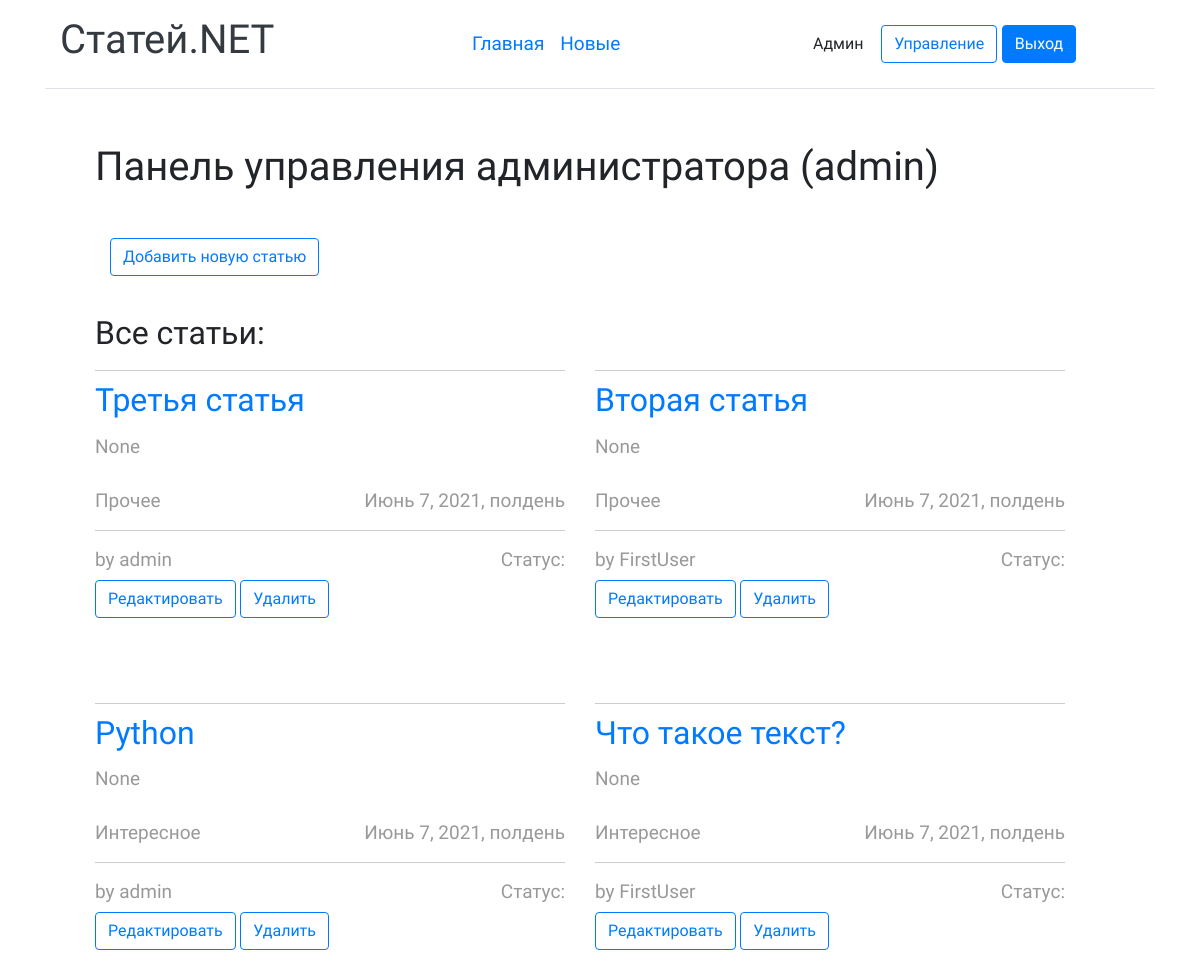
Before: /adminpanel/ (signed in) with the older database file.
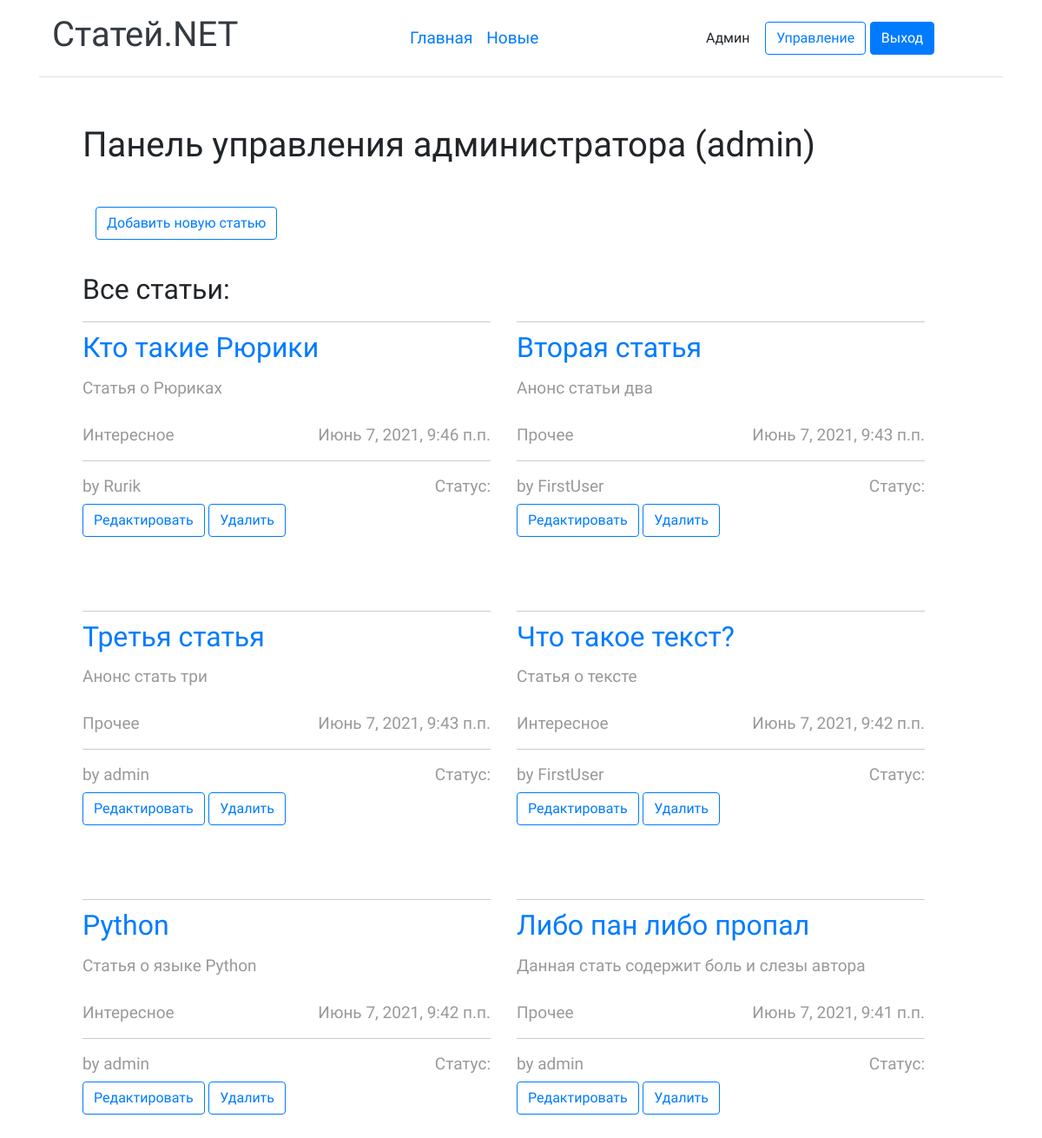
After: the same page with the newer database file.
### articles/models.py (models this page shows, shortened)
class Post(models.Model):
    id = models.AutoField(unique=True, primary_key=True)
    title = models.CharField('Заголовок статьи', max_length=64)
    author = models.ForeignKey(User, on_delete=models.CASCADE, null=True)
    announcement_post = models.CharField('Анонс статьи', max_length=255, null=True)
    text = models.TextField('Текст статьи')
    post_data = models.DateTimeField(auto_now=True)
    category = models.ForeignKey(Category, on_delete=models.CASCADE)
    status = models.ForeignKey(Status, on_delete=models.CASCADE, null=True, default=1)

class Category(models.Model):
    id = models.AutoField(unique=True, primary_key=True)
    name = models.CharField('Название котегории', max_length=64)
    def __str__(self):
        return self.name

### articles/views.py (the view)
# urls.py: path('adminpanel/', views.admin_article_page, name='adminpanel'),
def admin_article_page(request):
    context = {
        'all_posts': Post.objects.all().order_by('-post_data')
    }
    return render(request, "articles/admin_panel.html", context)

### articles/templates/articles/admin_panel.html (shortened to what this page needs)
{% extends 'base.html' %}
{% load static %}
{% block content %}
    {% if request.user.is_superuser %}
    <h1>Панель управления администратора ({{ request.user }})</h1><br>
          <div class="col-md-3 text-end">
            <button type="button" class="btn btn-outline-primary me-2" onclick="location.href='{% url 'new_post' %}'">Добавить новую статью</button><br><br>
        </div>
        <h2>Все статьи:</h2>
        <div class="row">
                {% for post in all_posts %}
                <article class="col-12 col-md-6 tm-post">
                    <hr class="tm-hr-primary">
                    <a href="{% url 'post' post.id %}" class="effect-lily tm-post-link tm-pt-60">
                        <h2 class="tm-pt-30 tm-color-primary tm-post-title">{{ post.title }}</h2>
                    </a>
                    <p class="tm-pt-30">
                        {{ post.announcement_post }}
                    </p>
                    <div class="d-flex justify-content-between tm-pt-45">
                        <span class="tm-color-primary">{{ post.category }}</span>
                        <span class="tm-color-primary">{{ post.post_data }}</span>
                    </div>
                    <hr>
                    <div class="d-flex justify-content-between">
                        <span>by {{ post.author }}</span>
                        <span>Статус: {{ post.status }}</span>
                    </div>
                    <button type="button" class="btn btn-outline-primary me-2" onclick="location.href='{% url 'edit' post.id %}'">Редактировать</button>
                    <button type="button" class="btn btn-outline-primary me-2" onclick="location.href='{% url 'delete' post.id %}'">Удалить</button>
                </article>
                {% endfor %}
    </div>
    {% else %}
    <p>Вы не являетесь администратором, войдите с логина администратора. </p>
    {% endif %}
{% endblock %}

### articles/templates/base.html (shortened to what this page needs)
<!DOCTYPE html>
<html lang="ru">
<head>
    {% load static %}
    <link rel="stylesheet" href="fontawesome/css/all.min.css">
    <link href="{% static 'css/bootstrap.min.css' %}" rel="stylesheet">
    <link href="{% static 'css/mainstyle.css' %}" rel="stylesheet">
</head>
<body>
 <div class="container">
    <header class="d-flex flex-wrap align-items-center justify-content-center justify-content-md-between py-3 mb-4 border-bottom">
      <a href="/" class="d-flex align-items-center col-md-3 mb-2 mb-md-0 text-dark text-decoration-none">
        <h1>Статей.NET</h1>
      </a>
      <ul class="nav col-12 col-md-auto mb-2 justify-content-center mb-md-0">
        <li><a href="/" class="nav-link px-2 link-secondary">Главная</a></li>
        <li><a href="{% url 'newarticles' %}" class="nav-link px-2 link-dark">Новые</a></li>
      </ul>
      <div class="col-md-4 text-end">
          {% if request.user.is_authenticated %}
                <div class="btn">{{ request.user.first_name }}</div>
            {% if request.user.is_superuser %}
                <button type="button" class="btn btn-outline-primary me-2" onclick="location.href='{% url 'adminpanel' %}'">Управление</button>
            {% endif %}
          <button type="button" class="btn btn-primary" onclick="location.href='{% url 'logout' %}'">Выход</button>
          {% else %}
            <button type="button" class="btn btn-outline-primary me-2" onclick="location.href='{% url 'login' %}'">Вход</button>
            <button type="button" class="btn btn-primary" onclick="location.href='{% url 'register' %}'">Регистрация</button>
          {% endif %}
      </div>
    </header>
  </div>
<div class="container">
        <main class="tm-main">
            {% block content %}
            {% endblock %}
        </main>
</div>
</body>
</html>

### articles/static/css/mainstyle.css (style rules this page uses)
html { overflow-x: hidden; }
body { margin: 0; padding: 0; font-family: 'Source Sans Pro', sans-serif; font-size: 19px; line-height: 2em; overflow-x: hidden; }
p, span { color: #999; }
hr { border-top-color: #CCC; margin-top: 10px; margin-bottom: 10px; }
.tm-main { margin: 0px; padding: 30px 50px 30px; }
.tm-post { max-width: 500px; }
ul { margin: 0; padding: 0; }
.tm-post-link { display: block; position: relative; cursor: pointer; }
.tm-post { margin-bottom: 75px; }

Changed rows visible on the page:
added Post: title "Кто такие Рюрики", announcement_post "Статья о Рюриках", category "Интересное", post_data "Июнь 7, 2021, 9:46 п.п.", author "Rurik"
changed Post "Вторая статья": announcement_post "None" → "Анонс статьи два"; post_data "Июнь 7, 2021, полдень" → "Июнь 7, 2021, 9:43 п.п."; moves up the list
changed Post "Третья статья": announcement_post "None" → "Анонс стать три"; post_data "Июнь 7, 2021, полдень" → "Июнь 7, 2021, 9:43 п.п."
changed Post "Что такое текст?": announcement_post "None" → "Статья о тексте"; post_data "Июнь 7, 2021, полдень" → "Июнь 7, 2021, 9:42 п.п."; moves up the list
changed Post "Python": announcement_post "None" → "Статья о языке Python"; post_data "Июнь 7, 2021, полдень" → "Июнь 7, 2021, 9:42 п.п."
added Post: title "Либо пан либо пропал", announcement_post "Данная стать содержит боль и слезы автора", category "Прочее", post_data "Июнь 7, 2021, 9:41 п.п.", author "admin"
